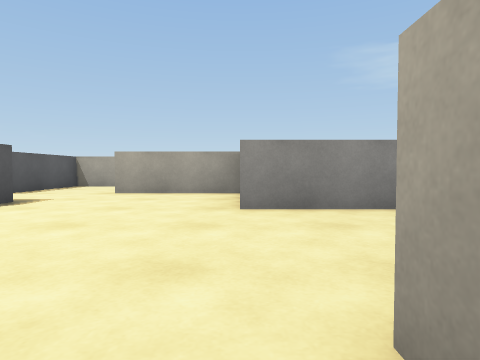
view 1 (above)

16 first-person views from a walk through a scene from a Unity 3-D project. The camera is 0.58 m above the floor, tilts 2° down and sees 75° across. The floor is counted in squares, 1 m on a side. Each view is taken from the middle of a square. On the plan, view 1 faces up. The plan holds only what a view shows up to about 9 squares ahead; the rest is blank.

view 2
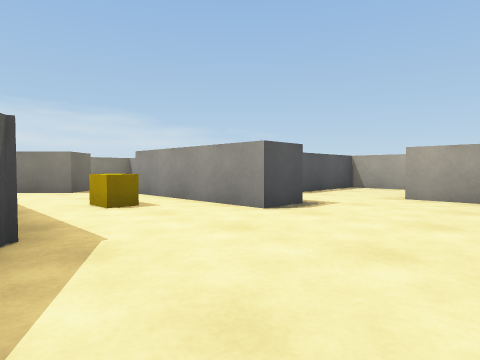

view 3
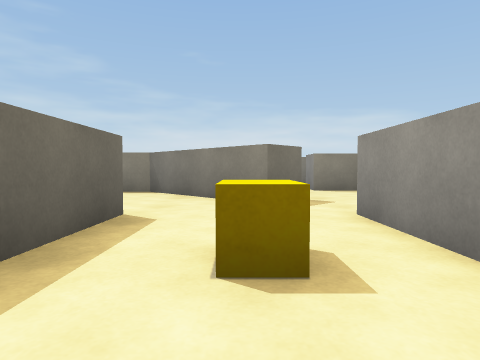

view 4
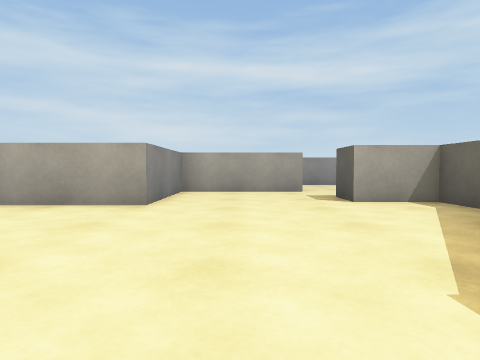

view 5
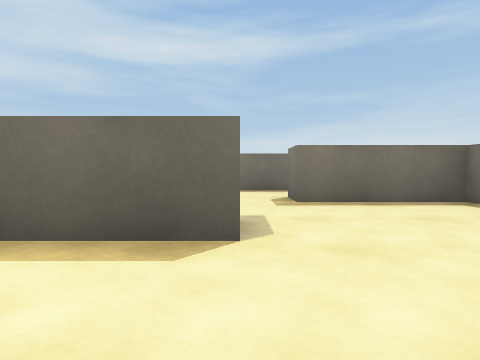

view 6
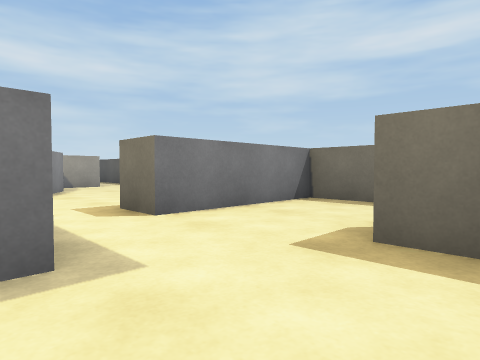

view 7
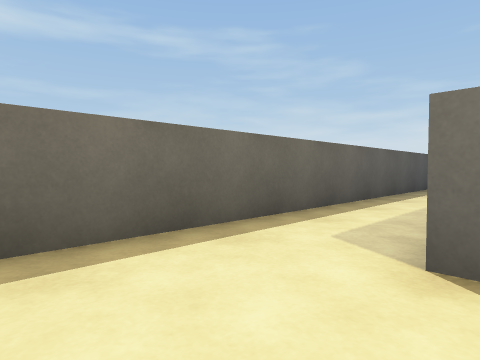

view 8
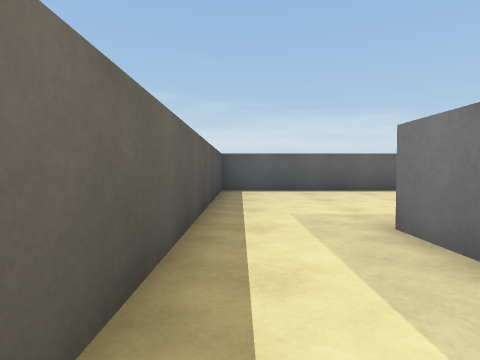

view 9
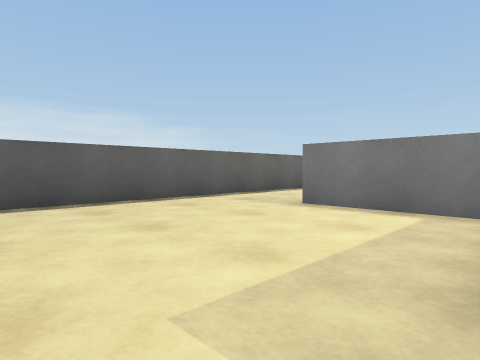

view 10
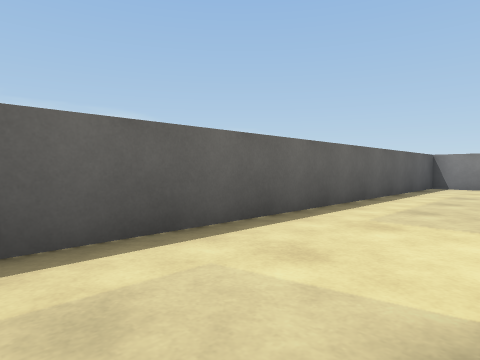

view 11
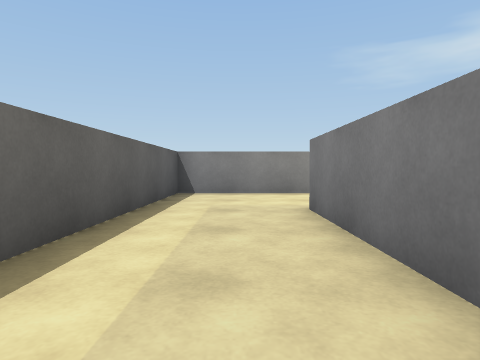

view 12
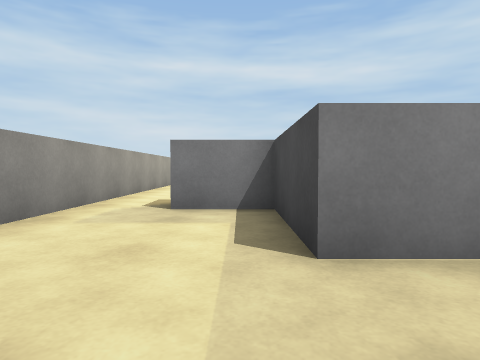

view 13
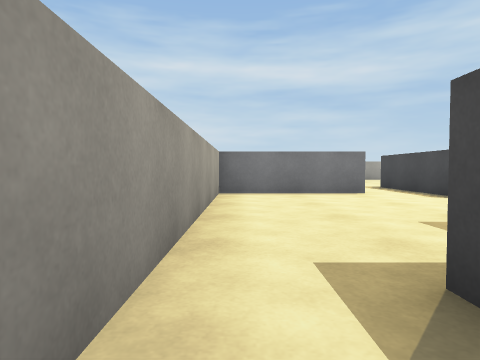

view 14
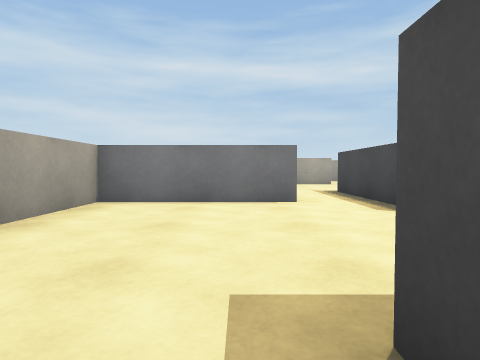

view 15
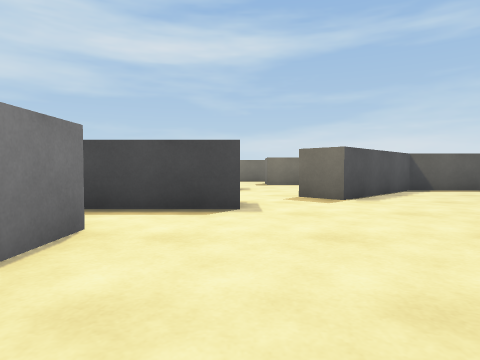

view 16
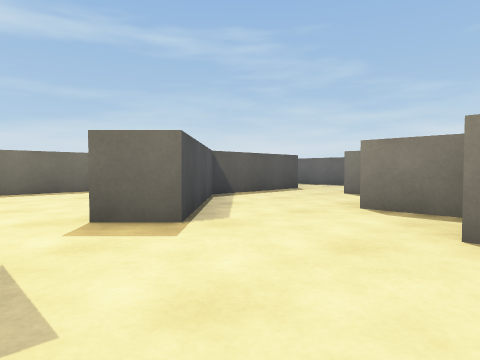

### Floor plan
Points are (right, up) in squares from view 1. A wall is a line through its corners. A room is listed if a view was taken in it or the views show most of it. See-through windows are left out.
Room 1 (views 1, 2, 3, 4, 5, 6, 7, 8, 9)
walls: (-8, 1.5) (-5.9, 1.5); (-6.5, 5.5) (-4, 5.5) (-4, 4.5) (-8, 4.5); (-9.9, 4.2) (-9.2, 3.5) (-12, 0.7) (-12, -1.5) (-9, -1.5) (-9, -2.5); (-0.5, -0.5) (0.5, -0.5) (0.5, 1) (1.5, 1); (-11.9, -2.5) (-13, -2.5); (0, 7.5) (-3, 7.5); (3, 1.4) (3, 4.5) (0, 4.5) (0, 6.9); (-14.5, -4.5) (-6.5, -4.5) (-6.5, -1) (-5.5, -1)
ways out: opening at (-13.5, -3.5) to room 2; opening at (-9, 4) to room 4; opening at (-6, 6.5) to room 4; opening at (-6, 0); opening at (-4.5, 8); opening at (2, 1)
objects: block (-6, 3)
Room 2 (view 10)
walls: (-18.5, 0.5) (-18.5, -4.5) (-14.5, -4.5); (-13.5, 0.5) (-16, 0.5)
ways out: opening at (-13.5, -3.5) to room 1; opening at (-17.5, 1) to room 3
Room 3 (views 11, 12, 13)
walls: (-16, 4.2) (-16, 7.5) (-13.5, 7.5) (-13.5, 9); (-13.5, 10.5) (-18.5, 10.5) (-18.5, 0.5)
ways out: opening at (-17.5, 1) to room 2; opening at (-15.5, 2.5) to room 4; opening at (-13, 10) to room 4
Room 4 (views 14, 15, 16)
walls: (-12.5, 6.4) (-12.5, 5) (-13, 5); (-8, 5.5) (-6.5, 5.5); (-15, 4) (-15, 3.5); (-6.5, 7) (-6.5, 10.5) (-13.5, 10.5); (-15.2, 1.5) (-12.6, 1.5) (-9.9, 4.2)
ways out: opening at (-9, 4) to room 1; opening at (-6, 6.5) to room 1; opening at (-15.5, 2.5) to room 3; opening at (-13, 10) to room 3

Where each view was taken, in squares from view 1:
view 1: 0 up, 0 right, facing up
view 2: 1 up, 1 left, facing up-left
view 3: 3 up, 4 left, facing left
view 4: 3 up, 5 left, facing right
view 5: 4 up, 8 left, facing down
view 6: 1 up, 10 left, facing down-right
view 7: 2 down, 7 left, facing down-left
view 8: 4 down, 10 left, facing left
view 9: 4 down, 13 left, facing up-left
view 10: 0 up, 16 left, facing up-left
view 11: 3 up, 17 left, facing up
view 12: 8 up, 18 left, facing right
view 13: 10 up, 14 left, facing right
view 14: 8 up, 12 left, facing right
view 15: 10 up, 8 left, facing down
view 16: 7 up, 8 left, facing down-left
